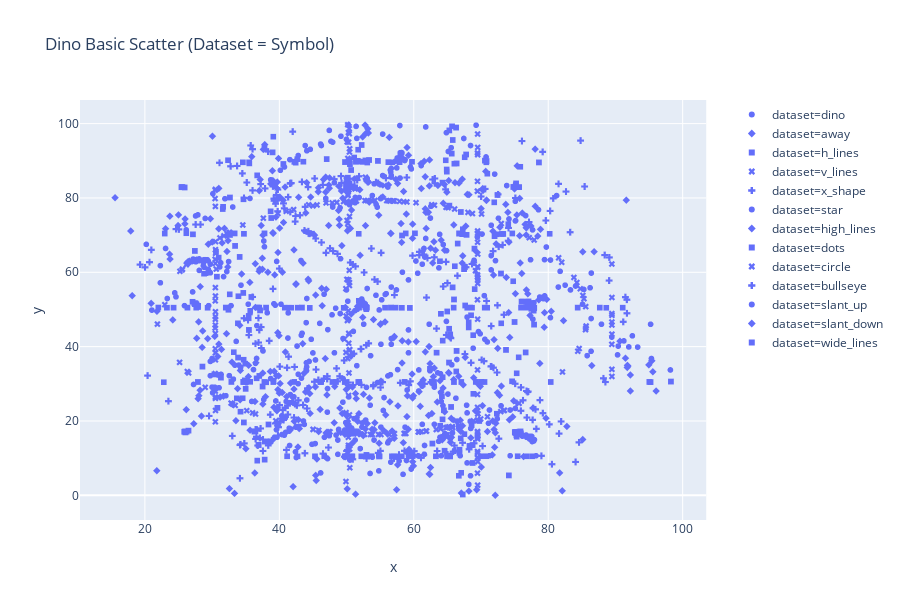

Here is the notebook cell this chart was saved with:
### Code cell
# building an X, Y scatterplot with mark type (symbol) and the encoding of the dataset label
dino_scatter_symbol = px.scatter(
    # identifying df with data we want to visualize
    data_frame = dino_df, 
    # specifying column name of our X data
    x = 'x', 
    # specifying column name of our X data
    y = 'y', 
    # specifying column name of categorical labels for which to use different symbols
    symbol = 'dataset',
    # providing chart title
    title = "Dino Basic Scatter (Dataset = Symbol)",
    # setting the size of the plot to be output
    height = 600,
    width = 900
)

# displaying the viz. in-line
dino_scatter_symbol

### Figure 1 — Plotly figure (JSON) as saved in the notebook; plotly's stock layout.template omitted (floating-point values rounded to 4 significant figures; data arrays with more than 128 entries replaced by an {"elided": "..."} marker saying what was removed)
{"data": [{"hoverlabel": {"namelength": 0}, "hovertemplate": "dataset=dino<br>x=%{x}<br>y=%{y}", "legendgroup": "dataset=dino", "marker": {"color": "#636efa", "symbol": "circle"}, "mode": "markers", "name": "dataset=dino", "showlegend": true, "type": "scattergl", "x": {"elided": "142 float values"}, "xaxis": "x", "y": {"elided": "142 float values"}, "yaxis": "y"}, {"hoverlabel": {"namelength": 0}, "hovertemplate": "dataset=away<br>x=%{x}<br>y=%{y}", "legendgroup": "dataset=away", "marker": {"color": "#636efa", "symbol": "diamond"}, "mode": "markers", "name": "dataset=away", "showlegend": true, "type": "scattergl", "x": {"elided": "142 float values"}, "xaxis": "x", "y": {"elided": "142 float values"}, "yaxis": "y"}, {"hoverlabel": {"namelength": 0}, "hovertemplate": "dataset=h_lines<br>x=%{x}<br>y=%{y}", "legendgroup": "dataset=h_lines", "marker": {"color": "#636efa", "symbol": "square"}, "mode": "markers", "name": "dataset=h_lines", "showlegend": true, "type": "scattergl", "x": {"elided": "142 float values"}, "xaxis": "x", "y": {"elided": "142 float values"}, "yaxis": "y"}, {"hoverlabel": {"namelength": 0}, "hovertemplate": "dataset=v_lines<br>x=%{x}<br>y=%{y}", "legendgroup": "dataset=v_lines", "marker": {"color": "#636efa", "symbol": "x"}, "mode": "markers", "name": "dataset=v_lines", "showlegend": true, "type": "scattergl", "x": {"elided": "142 float values"}, "xaxis": "x", "y": {"elided": "142 float values"}, "yaxis": "y"}, {"hoverlabel": {"namelength": 0}, "hovertemplate": "dataset=x_shape<br>x=%{x}<br>y=%{y}", "legendgroup": "dataset=x_shape", "marker": {"color": "#636efa", "symbol": "cross"}, "mode": "markers", "name": "dataset=x_shape", "showlegend": true, "type": "scattergl", "x": {"elided": "142 float values"}, "xaxis": "x", "y": {"elided": "142 float values"}, "yaxis": "y"}, {"hoverlabel": {"namelength": 0}, "hovertemplate": "dataset=star<br>x=%{x}<br>y=%{y}", "legendgroup": "dataset=star", "marker": {"color": "#636efa", "symbol": "circle"}, "mode": "markers", "name": "dataset=star", "showlegend": true, "type": "scattergl", "x": {"elided": "142 float values"}, "xaxis": "x", "y": {"elided": "142 float values"}, "yaxis": "y"}, {"hoverlabel": {"namelength": 0}, "hovertemplate": "dataset=high_lines<br>x=%{x}<br>y=%{y}", "legendgroup": "dataset=high_lines", "marker": {"color": "#636efa", "symbol": "diamond"}, "mode": "markers", "name": "dataset=high_lines", "showlegend": true, "type": "scattergl", "x": {"elided": "142 float values"}, "xaxis": "x", "y": {"elided": "142 float values"}, "yaxis": "y"}, {"hoverlabel": {"namelength": 0}, "hovertemplate": "dataset=dots<br>x=%{x}<br>y=%{y}", "legendgroup": "dataset=dots", "marker": {"color": "#636efa", "symbol": "square"}, "mode": "markers", "name": "dataset=dots", "showlegend": true, "type": "scattergl", "x": {"elided": "142 float values"}, "xaxis": "x", "y": {"elided": "142 float values"}, "yaxis": "y"}, {"hoverlabel": {"namelength": 0}, "hovertemplate": "dataset=circle<br>x=%{x}<br>y=%{y}", "legendgroup": "dataset=circle", "marker": {"color": "#636efa", "symbol": "x"}, "mode": "markers", "name": "dataset=circle", "showlegend": true, "type": "scattergl", "x": {"elided": "142 float values"}, "xaxis": "x", "y": {"elided": "142 float values"}, "yaxis": "y"}, {"hoverlabel": {"namelength": 0}, "hovertemplate": "dataset=bullseye<br>x=%{x}<br>y=%{y}", "legendgroup": "dataset=bullseye", "marker": {"color": "#636efa", "symbol": "cross"}, "mode": "markers", "name": "dataset=bullseye", "showlegend": true, "type": "scattergl", "x": {"elided": "142 float values"}, "xaxis": "x", "y": {"elided": "142 float values"}, "yaxis": "y"}, {"hoverlabel": {"namelength": 0}, "hovertemplate": "dataset=slant_up<br>x=%{x}<br>y=%{y}", "legendgroup": "dataset=slant_up", "marker": {"color": "#636efa", "symbol": "circle"}, "mode": "markers", "name": "dataset=slant_up", "showlegend": true, "type": "scattergl", "x": {"elided": "142 float values"}, "xaxis": "x", "y": {"elided": "142 float values"}, "yaxis": "y"}, {"hoverlabel": {"namelength": 0}, "hovertemplate": "dataset=slant_down<br>x=%{x}<br>y=%{y}", "legendgroup": "dataset=slant_down", "marker": {"color": "#636efa", "symbol": "diamond"}, "mode": "markers", "name": "dataset=slant_down", "showlegend": true, "type": "scattergl", "x": {"elided": "142 float values"}, "xaxis": "x", "y": {"elided": "142 float values"}, "yaxis": "y"}, {"hoverlabel": {"namelength": 0}, "hovertemplate": "dataset=wide_lines<br>x=%{x}<br>y=%{y}", "legendgroup": "dataset=wide_lines", "marker": {"color": "#636efa", "symbol": "square"}, "mode": "markers", "name": "dataset=wide_lines", "showlegend": true, "type": "scattergl", "x": {"elided": "142 float values"}, "xaxis": "x", "y": {"elided": "142 float values"}, "yaxis": "y"}], "layout": {"height": 600, "legend": {"tracegroupgap": 0}, "title": {"text": "Dino Basic Scatter (Dataset = Symbol)"}, "width": 900, "xaxis": {"anchor": "y", "autorange": true, "domain": [0, 0.98], "range": [10.33, 103.5], "title": {"text": "x"}, "type": "linear"}, "yaxis": {"anchor": "x", "autorange": true, "domain": [0, 1], "range": [-6.644, 106.4], "title": {"text": "y"}, "type": "linear"}}}
